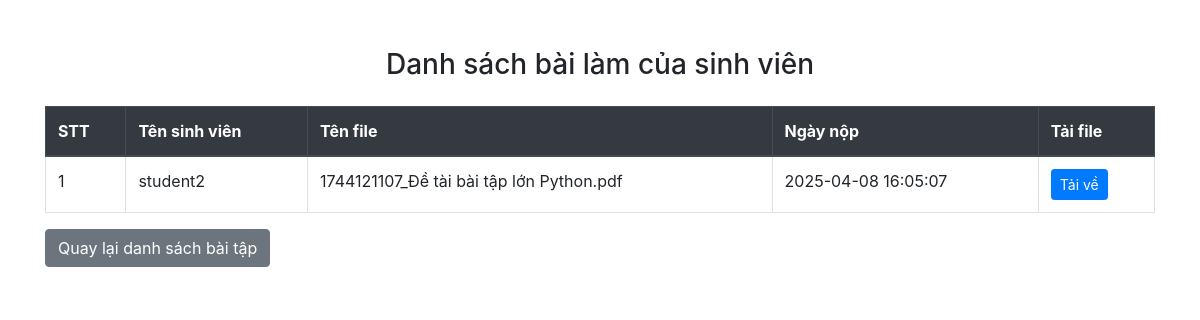
Screenshot of /exercise/list-submit.php?task_id=3 (signed in) with the database file from the repository.
### tables this page shows
CREATE TABLE `submissions` (
  `id` int(11) NOT NULL,
  `task_id` int(11) NOT NULL,
  `student_username` varchar(100) NOT NULL,
  `file_path` varchar(255) NOT NULL,
  `upload_date` datetime NOT NULL,
  `filename` varchar(100) DEFAULT NULL,
  `filesize` int(11) DEFAULT NULL
);

### exercise/list-submit.php (the view, shortened to what this page needs)
<?php
include '../config.php';
$submissions = [];
if (isset($_GET['task_id'])) {
    $task_id = intval($_GET['task_id']);
    $sql = "SELECT * FROM submissions WHERE task_id = '$task_id'";
    $result = mysqli_query($conn, $sql);
    if ($result) {
        while ($row = mysqli_fetch_assoc($result)) {
            $submissions[] = $row;
        }
    } else {
        die("Lỗi truy vấn: " . $conn->error);
    }
}
?>
<!DOCTYPE html>
<html lang="vi">
<head>
    <link rel="stylesheet" href="https://stackpath.bootstrapcdn.com/bootstrap/4.3.1/css/bootstrap.min.css">
</head>
<body>
<div class="container mt-5">
    <h3 class="mb-4 text-center">Danh sách bài làm của sinh viên</h3>
    <?php if (count($submissions) === 0): ?>
        <div class="alert alert-info">Chưa có sinh viên nào nộp bài cho bài tập này.</div>
    <?php else: ?>
        <table class="table table-bordered">
            <thead class="thead-dark">
                <tr>
                    <th>STT</th>
                    <th>Tên sinh viên</th>
                    <th>Tên file</th>
                    <th>Ngày nộp</th>
                    <th>Tải file</th>
                </tr>
            </thead>
            <tbody>
                <?php foreach($submissions as $index => $row): ?>
                    <tr>
                        <td><?= $index + 1 ?></td>
                        <td><?= htmlspecialchars($row['student_username']) ?></td>
                        <td><?= htmlspecialchars($row['filename']) ?></td>
                        <td><?= $row['upload_date'] ?></td>
                        <td>
                            <a href="<?= $row['file_path'] ?>" target="_blank" class="btn btn-sm btn-primary" download>Tải về</a>
                        </td>
                    </tr>
                <?php endforeach; ?>
            </tbody>
        </table>
    <?php endif; ?>
    <a href="list-task.php" class="btn btn-secondary">Quay lại danh sách bài tập</a>
</div>
</body>
</html>

### rows the page displays
submissions: student_username "student2", filename "1744121107_Đề tài bài tập lớn Python.pdf", upload_date "2025-04-08 16:05:07"
